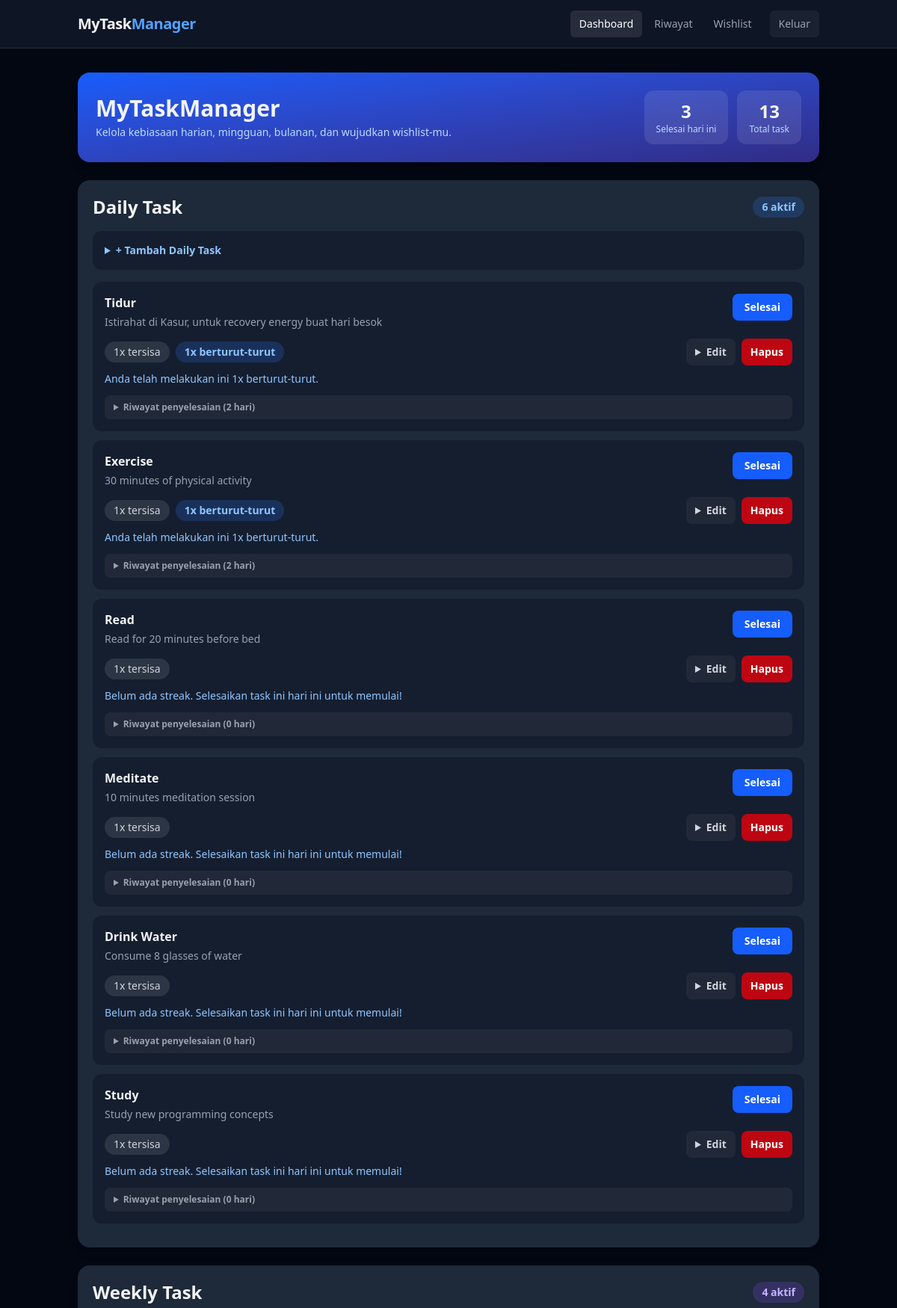
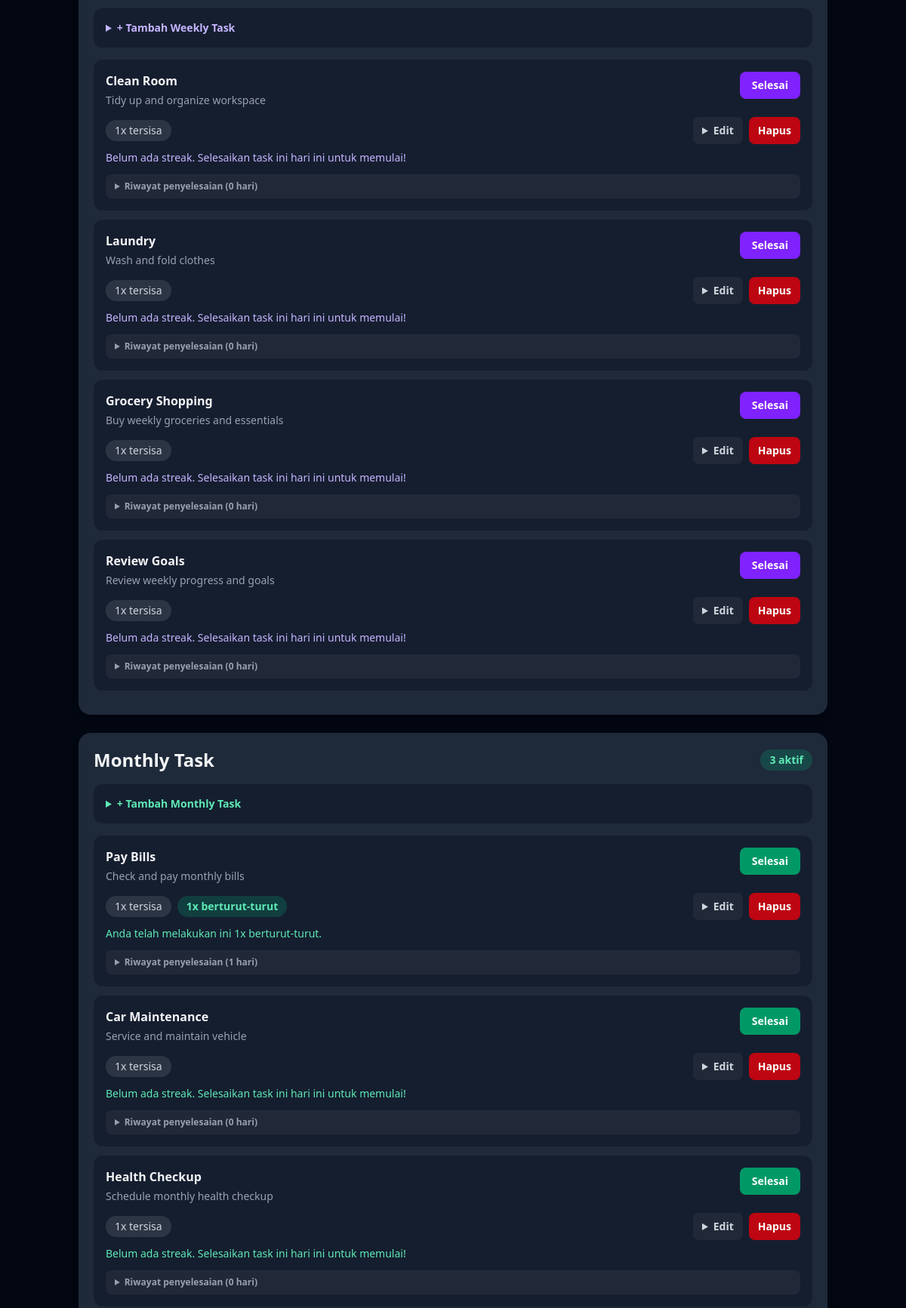
The app's page / (signed in, upper part) with its own data (2 pictures, top to bottom).
### tables this page shows
CREATE TABLE CURRENT_TASK(
                       id INTEGER NOT NULL,
                       task_name TEXT NOT NULL,
                       task_description TEXT,
                       task_type TEXT NOT NULL CHECK(task_type IN ('daily', 'weekly', 'monthly')),
                       frequency INTEGER NOT NULL
            , priority INTEGER DEFAULT 0, deadline TEXT, tags TEXT DEFAULT '');

### main.py (the view)
@app.route("/")
def index():
    data = load_dashboard_data()
    stats = {
        "done_today": task.count_completed_today(),
        "total": sum(len(task.select_task(t)) for t in ("daily", "weekly", "monthly")),
    }
    return render_template(
        "index.html",
        task_list_daily=data["daily"],
        task_list_weekly=data["weekly"],
        task_list_monthly=data["monthly"],
        task_dates=data["task_dates"],
        stats=stats,
    )

### backend.py (called while the page is built)
    def _connect(self):
        connection = sqlite3.connect(DATABASE)
        connection.row_factory = sqlite3.Row
        return connection

    def select_task(self, task_type):
        connection = self._connect()
        rows = [dict(row) for row in connection.execute(
            "SELECT * FROM TASK WHERE task_type = ? ORDER BY id", (task_type,))]
        connection.close()
        return rows

    def select_current_task(self, task_type):
        connection = self._connect()
        rows = [dict(row) for row in connection.execute(
            "SELECT * FROM CURRENT_TASK WHERE task_type = ? ORDER BY id", (task_type,))]
        connection.close()
        return rows

    def get_streaks(self):
        connection = self._connect()
        rows = connection.execute("SELECT task_id, current_streak, best_streak FROM STREAK").fetchall()
        connection.close()
        return {row["task_id"]: (row["current_streak"], row["best_streak"]) for row in rows}

    def count_completed_today(self):
        connection = self._connect()
        row = connection.execute(
            "SELECT COUNT(*) AS total FROM COMPLETION_LOG WHERE date(completed_at) = date('now', 'localtime')"
        ).fetchone()
        connection.close()
        return row["total"] if row else 0

    def select_all_completion_dates_grouped(self):
        connection = self._connect()
        rows = connection.execute(
            "SELECT task_id, date(completed_at) AS day FROM COMPLETION_LOG ORDER BY task_id, day"
        ).fetchall()
        connection.close()
        result = {}
        for row in rows:
            result.setdefault(row["task_id"], []).append(row["day"])
        return result

    def _load_config(self):
        p = pathlib.Path(CONFIG_FILE)
        if p.exists():
            with open(p, "r") as f:
                return json.load(f)
        return {}

    def is_password_set(self):
        cfg = self._load_config()
        return bool(cfg.get("password_hash"))

### main.py (called while the page is built)
@app.before_request
def check_auth():
    if not task.is_password_set():
        if request.endpoint not in ("setup", "setup_func", "static"):
            return redirect(url_for("setup"))
        return
    if request.endpoint in AUTH_EXEMPT:
        return
    if session.get("authenticated"):
        return
    token = request.cookies.get("remember_token")
    if token and task.validate_remember_token(token):
        session["authenticated"] = True
        return
    return redirect(url_for("login"))

### templates/index.html (shortened to what this page needs)
{% extends "base.html" %}
{% set input_class = "w-full rounded-lg border border-white/10 bg-gray-800 px-3 py-2 text-sm outline-none placeholder-gray-500 focus:border-blue-500" %}
{% set select_class = "w-full rounded-lg border border-white/10 bg-gray-800 px-3 py-2 text-sm outline-none focus:border-blue-500" %}
{% set btn_class = "rounded-lg bg-blue-600 px-4 py-2 text-sm font-bold text-white transition hover:bg-blue-500" %}
{% macro render_section(title, tasks, task_type, accent) %}
<section class="rounded-2xl bg-gray-800 p-5 shadow-lg">
  <div class="mb-4 flex items-center justify-between">
    <h2 class="text-2xl font-black">{{ title }}</h2>
    <span class="rounded-full {{ accent.badge }} px-3 py-1 text-sm font-bold">{{ tasks|length }} aktif</span>
  </div>
  <details class="mb-4 rounded-xl bg-gray-900/60 p-4">
    <summary class="cursor-pointer text-sm font-bold {{ accent.summary }}">+ Tambah {{ title }}</summary>
  </details>
  {% for t in tasks %}
  <div class="mb-3 rounded-xl bg-gray-900/60 p-4">
    <div class="flex items-start justify-between gap-3">
      <div class="flex-1">
        <p class="font-bold">{{ t.task_name }}</p>
        {% if t.task_description %}
        <p class="mt-1 text-sm text-gray-400">{{ t.task_description }}</p>
        {% endif %}
      </div>
      <form method="post" action="{{ url_for('finish_a_task_func', task_id=t.id) }}">
        <button class="{{ accent.finish }} rounded-lg px-4 py-2 text-sm font-bold text-white transition">
          Selesai
        </button>
      </form>
    </div>
    <div class="mt-3 flex flex-wrap items-center gap-2 text-sm">
      <span class="rounded-full bg-white/10 px-3 py-1 text-gray-300">{{ t.frequency }}x tersisa</span>
      {% if t.streak_current > 0 %}
      <span class="rounded-full {{ accent.badge }} px-3 py-1 font-semibold">{{ t.streak_current }}x berturut-turut</span>
      {% endif %}
      <div class="ml-auto flex items-center gap-2">
        <details>
          <summary class="cursor-pointer rounded-lg bg-white/5 px-3 py-2 text-sm font-semibold text-gray-300 hover:bg-white/10 hover:text-white">Edit</summary>
        </details>
        <form method="post" action="{{ url_for('delete_task_func', task_id=t.id) }}"
              onsubmit="return confirm('Hapus task &quot;{{ t.task_name }}&quot;?')">
          <button class="rounded-lg bg-red-600/80 px-3 py-2 text-sm font-semibold text-white transition hover:bg-red-500">
            Hapus
          </button>
        </form>
      </div>
    </div>
    <p class="mt-2 text-sm {{ accent.streak }}">
      {% if t.streak_current == 0 %}Belum ada streak. Selesaikan task ini hari ini untuk memulai!
      {% elif t.streak_current == 1 %}Anda telah melakukan ini 1x berturut-turut.
      {% else %}Anda telah melakukan ini {{ t.streak_current }}x berturut-turut.
      {% endif %}
    </p>
    <details class="mt-3">
      <summary class="cursor-pointer rounded-lg bg-white/5 px-3 py-2 text-xs font-semibold text-gray-400 transition hover:bg-white/10 hover:text-white">
        Riwayat penyelesaian ({{ task_dates[t.id] | length }} hari)
      </summary>
    </details>
  </div>
  {% else %}
  <p class="py-6 text-center text-gray-500">Belum ada task. Tambahkan task baru di atas!</p>
  {% endfor %}
</section>
{% endmacro %}
{% block content %}
<div class="rounded-2xl bg-gradient-to-br from-blue-600 to-indigo-900 p-6 shadow-lg">
  <div class="flex flex-wrap items-center justify-between gap-4">
    <div>
      <p class="text-3xl font-black">MyTaskManager</p>
      <p class="mt-1 text-sm text-blue-200">Kelola kebiasaan harian, mingguan, bulanan, dan wujudkan wishlist-mu.</p>
    </div>
    <div class="flex gap-3">
      <div class="rounded-xl bg-white/10 px-4 py-3 text-center backdrop-blur">
        <p class="text-2xl font-black">{{ stats.done_today }}</p>
        <p class="text-xs text-blue-200">Selesai hari ini</p>
      </div>
      <div class="rounded-xl bg-white/10 px-4 py-3 text-center backdrop-blur">
        <p class="text-2xl font-black">{{ stats.total }}</p>
        <p class="text-xs text-blue-200">Total task</p>
      </div>
    </div>
  </div>
</div>
<div class="mt-6 grid gap-6">
  {{ render_section('Daily Task', task_list_daily, 'daily', {
      'badge': 'bg-blue-500/20 text-blue-300',
      'summary': 'text-blue-300',
      'finish': 'bg-blue-600 hover:bg-blue-500',
      'streak': 'text-blue-300'
  }) }}
  {{ render_section('Weekly Task', task_list_weekly, 'weekly', {
      'badge': 'bg-violet-500/20 text-violet-300',
      'summary': 'text-violet-300',
      'finish': 'bg-violet-600 hover:bg-violet-500',
      'streak': 'text-violet-300'
  }) }}
  {{ render_section('Monthly Task', task_list_monthly, 'monthly', {
      'badge': 'bg-emerald-500/20 text-emerald-300',
      'summary': 'text-emerald-300',
      'finish': 'bg-emerald-600 hover:bg-emerald-500',
      'streak': 'text-emerald-300'
  }) }}
</div>
{% endblock %}

### records on screen
CURRENT_TASK: task_name "Tidur", task_description "Istirahat di Kasur, untuk recovery energy buat hari besok", frequency "1", streak_current "1", shows "Anda telah melakukan ini 1x berturut-turut.", task_dates "2"
CURRENT_TASK: task_name "Exercise", task_description "30 minutes of physical activity", frequency "1", streak_current "1", shows "Anda telah melakukan ini 1x berturut-turut.", task_dates "2"
CURRENT_TASK: task_name "Read", task_description "Read for 20 minutes before bed", frequency "1", shows "Belum ada streak. Selesaikan task ini hari ini untuk memulai!", task_dates "0"
CURRENT_TASK: task_name "Meditate", task_description "10 minutes meditation session", frequency "1", shows "Belum ada streak. Selesaikan task ini hari ini untuk memulai!", task_dates "0"
CURRENT_TASK: task_name "Drink Water", task_description "Consume 8 glasses of water", frequency "1", shows "Belum ada streak. Selesaikan task ini hari ini untuk memulai!", task_dates "0"
CURRENT_TASK: task_name "Study", task_description "Study new programming concepts", frequency "1", shows "Belum ada streak. Selesaikan task ini hari ini untuk memulai!", task_dates "0"
CURRENT_TASK: task_name "Clean Room", task_description "Tidy up and organize workspace", frequency "1", shows "Belum ada streak. Selesaikan task ini hari ini untuk memulai!", task_dates "0"
CURRENT_TASK: task_name "Laundry", task_description "Wash and fold clothes", frequency "1", shows "Belum ada streak. Selesaikan task ini hari ini untuk memulai!", task_dates "0"
CURRENT_TASK: task_name "Grocery Shopping", task_description "Buy weekly groceries and essentials", frequency "1", shows "Belum ada streak. Selesaikan task ini hari ini untuk memulai!", task_dates "0"
CURRENT_TASK: task_name "Review Goals", task_description "Review weekly progress and goals", frequency "1", shows "Belum ada streak. Selesaikan task ini hari ini untuk memulai!", task_dates "0"
CURRENT_TASK: task_name "Pay Bills", task_description "Check and pay monthly bills", frequency "1", streak_current "1", shows "Anda telah melakukan ini 1x berturut-turut.", task_dates "1"
CURRENT_TASK: task_name "Car Maintenance", task_description "Service and maintain vehicle", frequency "1", shows "Belum ada streak. Selesaikan task ini hari ini untuk memulai!", task_dates "0"
CURRENT_TASK: task_name "Health Checkup", task_description "Schedule monthly health checkup", frequency "1", shows "Belum ada streak. Selesaikan task ini hari ini untuk memulai!", task_dates "0"

### other values on screen
{{ stats.done_today }} "3"
{{ stats.total }} "13"
{{ title }} "Daily Task Weekly Task Monthly Task"
{{ tasks|length }} "6 4 3"
